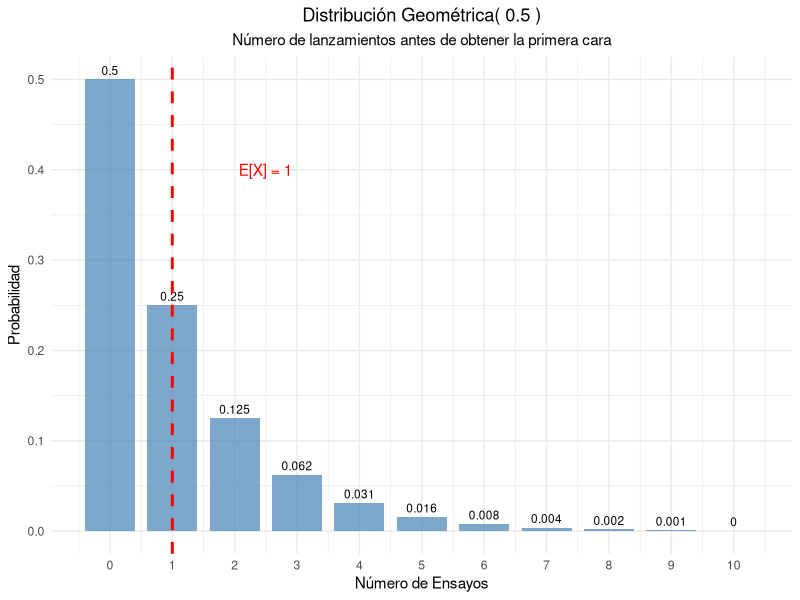
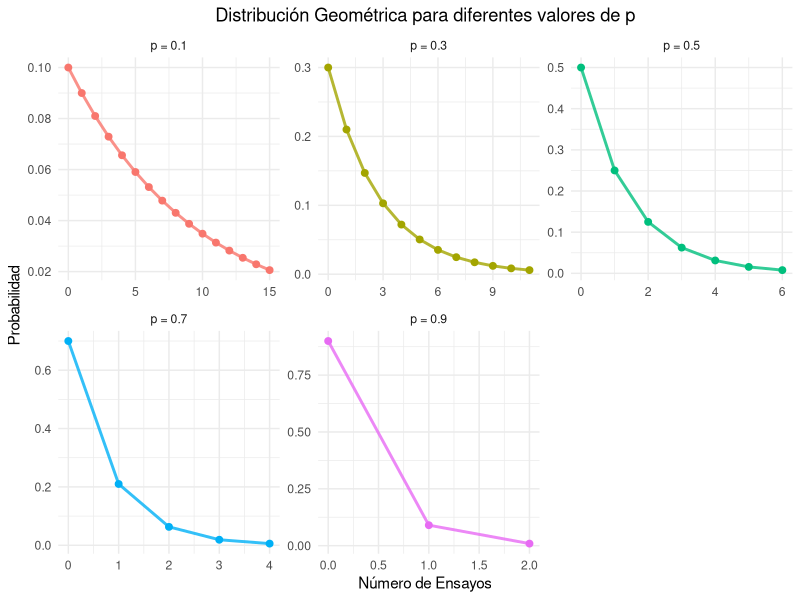
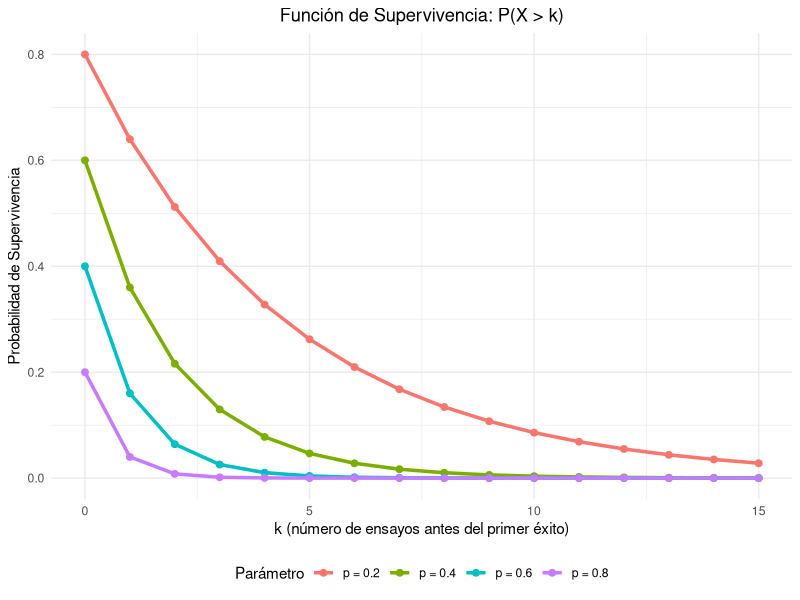
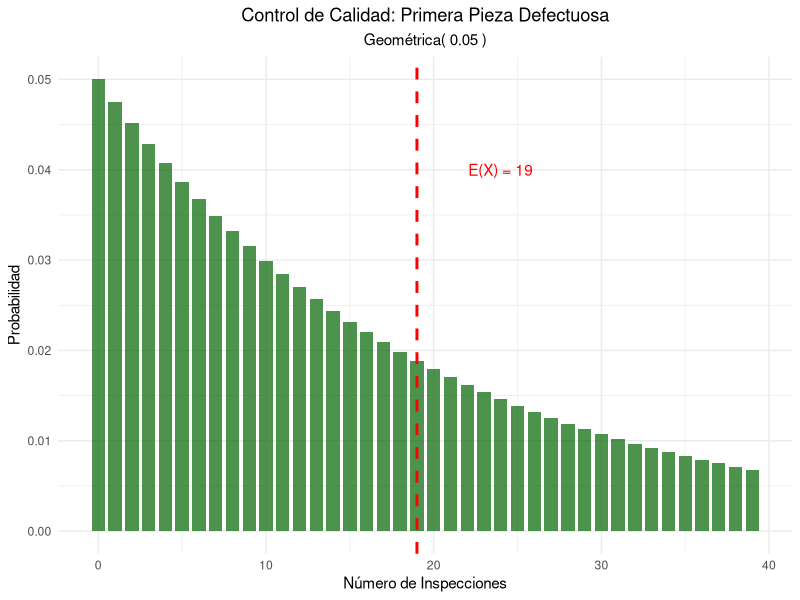
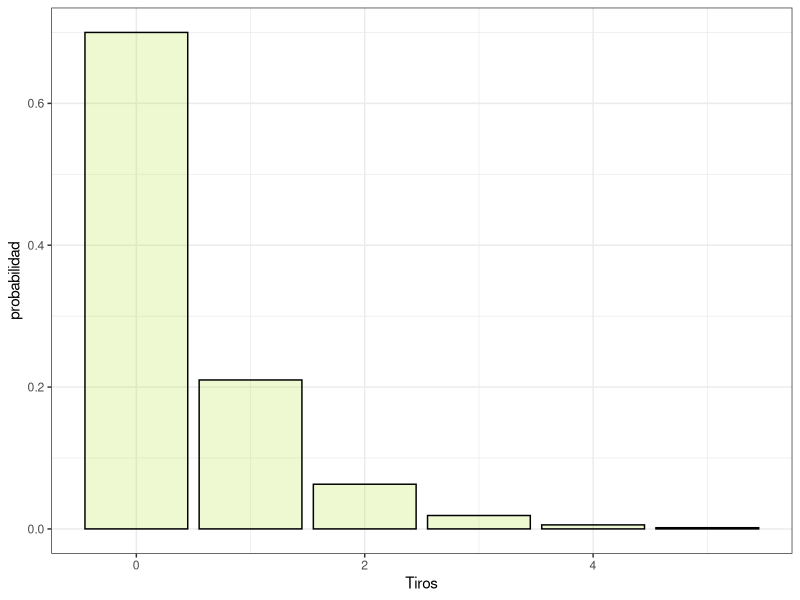

Write R code to recreate these figures, in order.
## ---- chunk 1
#| label: setup
#| include: false

library(tidyverse)
library(kableExtra)
library(gridExtra)
## ---- chunk 2
#| label: moneda-geometrica
# Parámetro
p_cara <- 0.5

# Calcular probabilidades para los primeros 11 ensayos
k_moneda <- 0:10
#Prefijo d (density) sufijo de la va
prob_geometrica <- dgeom(k_moneda , p_cara)  

# Crear tabla
geometrica_moneda <- data.frame(
  Ensayo = k_moneda,
  Probabilidad = prob_geometrica,
  Prob_Acumulada = pgeom(k_moneda, p_cara)
)

kable(geometrica_moneda, 
      caption = "Distribución Geométrica - Primera cara (p = 0.5)",
      digits = 4,
      col.names = c("Ensayo", "P(X = x)", "P(X ≤ x)")) %>%
  kable_styling(bootstrap_options = "striped")

# Parámetros estadísticos
media_moneda <- (1-p_cara) / p_cara
varianza_moneda <- (1 - p_cara) / (p_cara^2)
desv_std_moneda <- sqrt(varianza_moneda)


cat("Media (ensayos esperados):", media_moneda, "\n")
cat("Varianza:", varianza_moneda, "\n")
cat("Desviación estándar:", round(desv_std_moneda, 4), "\n")

## ---- chunk 3
#| label: grafico-geometrica-basico
#| fig-cap: "Distribución Geométrica - Primera cara en lanzamiento de moneda"
ggplot(geometrica_moneda, aes(x = Ensayo, y = Probabilidad)) +
  geom_col(fill = "steelblue", alpha = 0.7, width = 0.8) +
  geom_text(aes(label = round(Probabilidad, 3)), vjust = -0.5, size = 3) +
  geom_vline(xintercept = media_moneda, color = "red", linetype = "dashed", linewidth = 1) +
  annotate("text", x = media_moneda + 1.5, y = max(prob_geometrica) * 0.8, 
           label = paste("E[X] =", media_moneda), color = "red") +
  scale_x_continuous(breaks = k_moneda) +
  labs(title = paste("Distribución Geométrica(", p_cara, ")"),
       subtitle = "Número de lanzamientos antes de obtener la primera cara",
       x = "Número de Ensayos",
       y = "Probabilidad") +
  theme_minimal() +
  theme(plot.title = element_text(hjust = 0.5),
        plot.subtitle = element_text(hjust = 0.5))
## ---- chunk 4
#| label: diferentes-p
# Diferentes probabilidades de éxito
p_values <- c(0.1, 0.3, 0.5, 0.7, 0.9)
k_max <- 15

# Crear data frame para comparación
geometrica_comp <- data.frame()
for(p in p_values) {
  k_vals <- 0:k_max
  probs <- dgeom(k_vals, p)  
  
  temp_data <- data.frame(
    p_label = paste("p =", p),
    k = k_vals,
    probabilidad = probs,
    media = (1-p)/p,
    varianza = (1-p)/(p^2)
  )
  geometrica_comp <- rbind(geometrica_comp, temp_data)
}

# Tabla de parámetros
parametros_comp <- data.frame(
  p = p_values,
  Media = (1-p_values)/p_values,
  Varianza = (1-p_values)/(p_values^2),
  Desv_Std = sqrt((1-p_values)/(p_values^2))
)

kable(parametros_comp, 
      caption = "Parámetros de la distribución geométrica para diferentes valores de p",
      digits = 4,
      col.names = c("p", "Media", "Varianza", "Desv. Std")) |> 
  kable_styling(bootstrap_options = "striped")
## ---- chunk 5
#| label: grafico-diferentes-p
#| fig-cap: "Distribución Geométrica para diferentes valores de p"
# Filtrar para mejor visualización
geometrica_filtered <- geometrica_comp[geometrica_comp$probabilidad > 0.005, ]

ggplot(geometrica_filtered, aes(x = k, y = probabilidad, color = p_label)) +
  geom_line(linewidth = 1, alpha = 0.8) +
  geom_point(size = 2) +
  facet_wrap(~p_label, scales = "free") +
  labs(title = "Distribución Geométrica para diferentes valores de p",
       x = "Número de Ensayos",
       y = "Probabilidad",
       color = "Parámetro") +
  theme_minimal() +
  theme(plot.title = element_text(hjust = 0.5),
        legend.position = "none")
## ---- chunk 6
#| label: falta-memoria
# Demostración de la propiedad de falta de memoria
p_mem <- 0.3
s <- 5
t <- 3

# P(X >= s + t)
prob_s_t <- 1 - pgeom(s + t-1, p_mem)  

# P(X >= s) 
prob_s <- 1- pgeom(s-1, p_mem)

# P(X >= t) 
prob_t <- 1- pgeom(t-1, p_mem)

# P(X >= s + t | X >= s) = P(X >= s + t) / P(X >= s)
prob_condicional <- prob_s_t / prob_s

cat("Demostración de la Propiedad de Falta de Memoria:\n")
cat("Parámetros: p =", p_mem, ", s =", s, ", t =", t, "\n\n")
cat("P(X  ≥", s+t, ") =", round(prob_s_t, 6), "\n")
cat("P(X  ≥", s, ") =", round(prob_s, 6), "\n")
cat("P(X  ≥", t, ") =", round(prob_t, 6), "\n\n")
cat("P(X  ≥", s+t, "| X  ≥", s, ") =", round(prob_condicional, 6), "\n")
cat("P(X  ≥", t, ") =", round(prob_t, 6), "\n\n")
cat("¿Son iguales?", abs(prob_condicional - prob_t) < 1e-10, "\n")
## ---- chunk 7
#| label: funcion-supervivencia
#| fig-cap: "Función de Supervivencia de la distribución geométrica"
# Diferentes valores de p
p_surv <- c(0.2, 0.4, 0.6, 0.8)
k_surv <- 0:15

# Crear data frame
supervivencia_data <- data.frame()
for(p in p_surv) {
  surv_vals <- (1 - p)^(k_surv+1)
  temp_data <- data.frame(
    p_label = paste("p =", p),
    k = k_surv,
    supervivencia = surv_vals
  )
  supervivencia_data <- rbind(supervivencia_data, temp_data)
}

ggplot(supervivencia_data, aes(x = k, y = supervivencia, color = p_label)) +
  geom_line(size = 1.2) +
  geom_point(size = 2) +
  labs(title = "Función de Supervivencia: P(X > k)",
       x = "k (número de ensayos antes del primer éxito)",
       y = "Probabilidad de Supervivencia",
       color = "Parámetro") +
  theme_minimal() +
  theme(plot.title = element_text(hjust = 0.5),
        legend.position = "bottom")
## ---- chunk 8
#| label: control-calidad-geometrica
# Parámetros
p_defecto_geom <- 0.05

# Parámetros estadísticos
media_defecto <- (1-p_defecto_geom) / p_defecto_geom
varianza_defecto <- (1 - p_defecto_geom) / (p_defecto_geom^2)
desv_std_defecto <- sqrt(varianza_defecto)

cat("Control de Calidad - Primera pieza defectuosa:\n")
cat("Probabilidad de defecto por pieza:", p_defecto_geom, "\n")
cat("Número esperado de inspecciones:", media_defecto, "\n")
cat("Desviación estándar:", round(desv_std_defecto, 2), "\n\n")

# Probabilidades específicas
k_calidad <- 0:50
prob_calidad <- dgeom(k_calidad, p_defecto_geom)

# Preguntas de interés
prob_primera_10 <- sum(prob_calidad[1:10])
prob_mas_20 <- 1 - sum(prob_calidad[1:20])
prob_entre_10_30 <- sum(prob_calidad[10:30])

cat("Probabilidades de interés:\n")
cat("P(primera defectuosa en ≤ 10 inspecciones):", round(prob_primera_10, 4), "\n")
cat("P(primera defectuosa en > 20 inspecciones):", round(prob_mas_20, 4), "\n")
cat("P(primera defectuosa entre 10 y 30 inspecciones):", round(prob_entre_10_30, 4), "\n")



# Visualización
calidad_data <- data.frame(
  k = k_calidad[1:40],
  probabilidad = prob_calidad[1:40]
)

ggplot(calidad_data, aes(x = k, y = probabilidad)) +
  geom_col(fill = "darkgreen", alpha = 0.7, width = 0.8) +
  geom_vline(xintercept = media_defecto, color = "red", linetype = "dashed", size = 1) +
  annotate("text", x = media_defecto + 5, y = max(prob_calidad) * 0.8, 
           label = paste("E(X) =", media_defecto), color = "red") +
  labs(title = "Control de Calidad: Primera Pieza Defectuosa",
       subtitle = paste("Geométrica(", p_defecto_geom, ")"),
       x = "Número de Inspecciones",
       y = "Probabilidad") +
  theme_minimal() +
  theme(plot.title = element_text(hjust = 0.5),
        plot.subtitle = element_text(hjust = 0.5))
## ---- chunk 9
#| label: simulacion-geometrica
set.seed(123)
p_sim <- 0.25
n_sim <- 10000

# Generar datos geométricos 
datos_geom <- rgeom(n_sim, p_sim) 

# Estadísticas observadas
media_obs <- mean(datos_geom)
var_obs <- var(datos_geom)
desv_obs <- sd(datos_geom)

# Valores teóricos
media_teo <- (1-p_sim) / p_sim
var_teo <- (1 - p_sim) / (p_sim^2)
desv_teo <- sqrt(var_teo)

cat("Simulación Geométrica (p =", p_sim, "):\n")
cat("Simulaciones:", n_sim, "\n\n")
cat("Media teórica:", media_teo, "| Media observada:", round(media_obs, 4), "\n")
cat("Varianza teórica:", var_teo, "| Varianza observada:", round(var_obs, 4), "\n")
cat("Desv. Std teórica:", round(desv_teo, 4), "| Desv. Std observada:", round(desv_obs, 4), "\n")

# Comparar distribuciones
freq_obs <- table(datos_geom[datos_geom <= 20]) / n_sim
k_comp <- as.numeric(names(freq_obs))
prob_teo <- dgeom(k_comp, p_sim)

comparacion_sim <- data.frame(
  k = k_comp,
  Freq_Observada = as.numeric(freq_obs),
  Prob_Teorica = prob_teo,
  Diferencia = abs(as.numeric(freq_obs) - prob_teo)
)

kable(head(comparacion_sim, 12), 
      caption = "Comparación frecuencias observadas vs probabilidades teóricas",
      digits = 4,
      col.names = c("k", "Freq. Observada", "Prob. Teórica", "Diferencia")) %>%
  kable_styling(bootstrap_options = "striped")
## ---- chunk 10

p_cara <- 0.5


media_lanzamientos <- (1 - p_cara) / p_cara
varianza_lanzamientos <- (1 - p_cara) / (p_cara^2)
desv_std_lanzamientos <- sqrt(varianza_lanzamientos)

k_lanzamientos <- 0:10
prob_lanzamientos <- dgeom(k_lanzamientos, p_cara)


moneda_geom <- data.frame(
    Lanzamientos = k_lanzamientos + 1,  # Ajustar porque dgeom(k) = P(X = k+1)
    Probabilidad = prob_lanzamientos
)

kable(moneda_geom,
    caption = "Distribución Geométrica - Primera cara en lanzamiento de moneda",
    digits = 4,
    col.names = c("Número de Lanzamientos", "Probabilidad")) %>%
kable_styling(bootstrap_options = "striped")
## ---- chunk 11

prob_exactamente_5 <- dgeom(4, p_cara)  # dgeom(k) = P(X = k+1)
cat("a) Probabilidad de necesitar exactamente 5 lanzamientos:", prob_exactamente_5, "\n")
## ---- chunk 12

prob_mas_de_3 <- 1 - sum(prob_lanzamientos[1:3]) 
cat("b) Probabilidad de necesitar más de 3 lanzamientos:", prob_mas_de_3, "\n")
## ---- chunk 13
cat("Lanzamiento de moneda - Primera cara:\n")
cat("Media:", media_lanzamientos, "\n")
cat("Varianza:", varianza_lanzamientos, "\n")
## ---- chunk 14

p_anotar <- 0.7


media_intentos <- (1 - p_anotar) / p_anotar
varianza_intentos <- (1 - p_anotar) / (p_anotar^2)
desv_std_intentos <- sqrt(varianza_intentos)

cat("Tiro libre - Primera anotación:\n")
cat("Media:", media_intentos, "\n")
cat("Varianza:", varianza_intentos, "\n")


k_intentos <- 0:10
prob_intentos <- dgeom(k_intentos, p_anotar)


basquet_geom <- data.frame(
    Intentos = k_intentos + 1,  
    Probabilidad = prob_intentos
)


kable(basquet_geom,
    caption = "Distribución Geométrica - Primera anotación en tiro libre",
    digits = 4,
    col.names = c("Número de Intentos", "Probabilidad")) %>%
kable_styling(bootstrap_options = "striped")
## ---- chunk 15

prob_tercer_intento <- dgeom(2, p_anotar)  
cat("Probabilidad de anotar en el tercer intento por primera vez:", prob_tercer_intento, "\n")
## ---- chunk 16
p <- 0.7
k_values <- 0:5
jugador <- tibble(Tiros = k_values,
                  probabilidad = dgeom(Tiros,p))

ggplot(jugador)+
  geom_col(aes(Tiros, probabilidad),fill ="#ABE121", alpha = 0.2, color = "black")+
  theme_bw()

esperanza <- (1-p)/p
cat("b) El número de intentos que se espera que necesite para anotar:", esperanza+1)
## ---- chunk 17

prob_entre_2_5 <- sum(prob_intentos[1:4]) 
cat("c) Probabilidad de necesitar entre 2 y 5 intentos:", prob_entre_2_5, "\n")
## ---- chunk 18

p_defectuosa <- 0.02


media_inspecciones <- (1 - p_defectuosa) / p_defectuosa
varianza_inspecciones <- (1 - p_defectuosa) / (p_defectuosa^2)
desv_std_inspecciones <- sqrt(varianza_inspecciones)

cat("Inspección de piezas - Primera defectuosa:\n")
cat("Media:", media_inspecciones, "\n")
cat("Varianza:", varianza_inspecciones, "\n")


k_inspecciones <- 0:150
prob_inspecciones <- dgeom(k_inspecciones, p_defectuosa)


## ---- chunk 19

cat("a) Número esperado de inspecciones:", media_inspecciones + 1, "\n")
## ---- chunk 20
prob_despues_100 <- 1 - sum(prob_inspecciones[1:100])  # P(X > 100)
cat("b) Probabilidad después de la pieza 100:", prob_despues_100, "\n")
## ---- chunk 21
# c) Demostración de falta de memoria

s <- 50
t <- 30

# P(X > s + t | X > s) = P(X > s + t) / P(X > s)
prob_condicional <- (1 - sum(prob_inspecciones[1:(s+t)])) / (1 - sum(prob_inspecciones[1:s]))
prob_directa <- 1 - sum(prob_inspecciones[1:t])

cat("c) Demostración de falta de memoria:\n")
cat("   P(X >", s+t, "| X >", s, "):", prob_condicional, "\n")
cat("   P(X >", t, "):", prob_directa, "\n")
cat("   ¿Son iguales?", abs(prob_condicional - prob_directa) < 1e-10, "\n")


inspeccion_geom <- data.frame(
    Inspecciones = k_inspecciones + 1,
    Probabilidad = prob_inspecciones
)


kable(inspeccion_geom[1:10, ],
    caption = "Distribución Geométrica - Primera pieza defectuosa (primeras 10)",
    digits = 6,
    col.names = c("Número de Inspecciones", "Probabilidad")) %>%
kable_styling(bootstrap_options = "striped")
